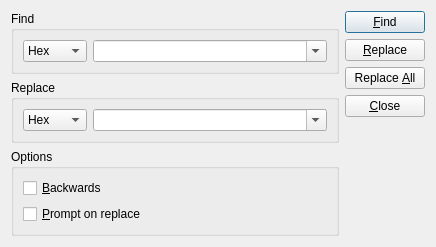
<?xml version="1.0" encoding="UTF-8"?>
<ui version="4.0">
 <class>SearchDialog</class>
 <widget class="QDialog" name="SearchDialog">
  <property name="geometry">
   <rect>
    <x>0</x>
    <y>0</y>
    <width>436</width>
    <height>223</height>
   </rect>
  </property>
  <property name="windowTitle">
   <string>EEPROM Edit - Find/Replace</string>
  </property>
  <layout class="QHBoxLayout" name="horizontalLayout_3">
   <item>
    <layout class="QVBoxLayout" name="verticalLayout_2">
     <item>
      <widget class="QGroupBox" name="gbFind">
       <property name="title">
        <string>Find</string>
       </property>
       <layout class="QHBoxLayout" name="horizontalLayout">
        <item>
         <widget class="QComboBox" name="cbFindFormat">
          <item>
           <property name="text">
            <string>Hex</string>
           </property>
          </item>
          <item>
           <property name="text">
            <string>UTF-8</string>
           </property>
          </item>
         </widget>
        </item>
        <item>
         <widget class="QComboBox" name="cbFind">
          <property name="sizePolicy">
           <sizepolicy hsizetype="Expanding" vsizetype="Fixed">
            <horstretch>0</horstretch>
            <verstretch>0</verstretch>
           </sizepolicy>
          </property>
          <property name="editable">
           <bool>true</bool>
          </property>
         </widget>
        </item>
       </layout>
      </widget>
     </item>
     <item>
      <widget class="QGroupBox" name="gbReplace">
       <property name="title">
        <string>Replace</string>
       </property>
       <layout class="QHBoxLayout" name="horizontalLayout_2">
        <item>
         <widget class="QComboBox" name="cbReplaceFormat">
          <item>
           <property name="text">
            <string>Hex</string>
           </property>
          </item>
          <item>
           <property name="text">
            <string>UTF-8</string>
           </property>
          </item>
         </widget>
        </item>
        <item>
         <widget class="QComboBox" name="cbReplace">
          <property name="sizePolicy">
           <sizepolicy hsizetype="Expanding" vsizetype="Fixed">
            <horstretch>0</horstretch>
            <verstretch>0</verstretch>
           </sizepolicy>
          </property>
          <property name="editable">
           <bool>true</bool>
          </property>
         </widget>
        </item>
       </layout>
      </widget>
     </item>
     <item>
      <widget class="QGroupBox" name="gbOptions">
       <property name="title">
        <string>Options</string>
       </property>
       <layout class="QVBoxLayout" name="verticalLayout_3">
        <item>
         <widget class="QCheckBox" name="cbBackwards">
          <property name="text">
           <string>&amp;Backwards</string>
          </property>
         </widget>
        </item>
        <item>
         <widget class="QCheckBox" name="cbPrompt">
          <property name="text">
           <string>&amp;Prompt on replace</string>
          </property>
         </widget>
        </item>
       </layout>
      </widget>
     </item>
    </layout>
   </item>
   <item>
    <layout class="QVBoxLayout" name="verticalLayout">
     <item>
      <widget class="QPushButton" name="pbFind">
       <property name="text">
        <string>&amp;Find</string>
       </property>
       <property name="shortcut">
        <string>F3</string>
       </property>
       <property name="default">
        <bool>true</bool>
       </property>
      </widget>
     </item>
     <item>
      <widget class="QPushButton" name="pbReplace">
       <property name="text">
        <string>&amp;Replace</string>
       </property>
      </widget>
     </item>
     <item>
      <widget class="QPushButton" name="pbReplaceAll">
       <property name="text">
        <string>Replace &amp;All</string>
       </property>
      </widget>
     </item>
     <item>
      <widget class="QPushButton" name="pbCancel">
       <property name="text">
        <string>&amp;Close</string>
       </property>
      </widget>
     </item>
     <item>
      <spacer name="verticalSpacer">
       <property name="orientation">
        <enum>Qt::Vertical</enum>
       </property>
       <property name="sizeHint" stdset="0">
        <size>
         <width>20</width>
         <height>40</height>
        </size>
       </property>
      </spacer>
     </item>
    </layout>
   </item>
  </layout>
 </widget>
 <tabstops>
  <tabstop>cbFind</tabstop>
  <tabstop>cbReplace</tabstop>
  <tabstop>cbFindFormat</tabstop>
  <tabstop>cbReplaceFormat</tabstop>
  <tabstop>cbBackwards</tabstop>
  <tabstop>cbPrompt</tabstop>
  <tabstop>pbFind</tabstop>
  <tabstop>pbReplace</tabstop>
  <tabstop>pbReplaceAll</tabstop>
  <tabstop>pbCancel</tabstop>
 </tabstops>
 <resources/>
 <connections>
  <connection>
   <sender>pbCancel</sender>
   <signal>clicked()</signal>
   <receiver>SearchDialog</receiver>
   <slot>hide()</slot>
   <hints>
    <hint type="sourcelabel">
     <x>360</x>
     <y>134</y>
    </hint>
    <hint type="destinationlabel">
     <x>364</x>
     <y>162</y>
    </hint>
   </hints>
  </connection>
 </connections>
</ui>
